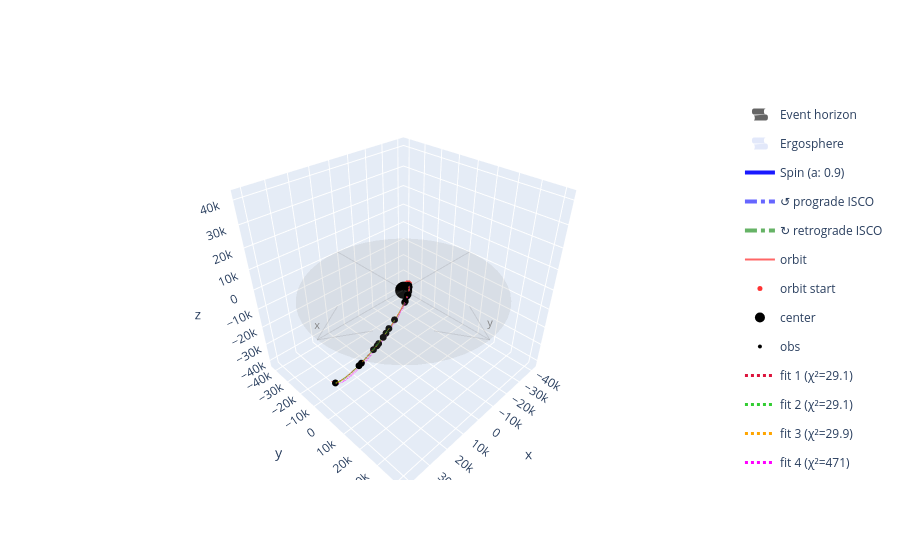

Notebook code for this chart:
### Code cell
def show_minimal_path(*ics_list, rel_bounds=0.1, maxiter=200, palette=None):
    """
    Run scipy minimization seeded from each provided initial condition,
    overlay all fitted paths in one plot, return chi² table.

    Each `ic` is any relatipy coordinate object. It is converted to Cartesian
    and used as the L-BFGS-B seed (bounds = seed ± rel_bounds · |seed|).
    Because t0 is a free parameter, constant time offsets between the seed
    and the truth are absorbed by the fit.

    Returns
    -------
    pandas.DataFrame
        One row per IC: seed index, χ², convergence flag, fitted params.
    """
    if not ics_list:
        raise ValueError("at least one initial condition required")

    plot = PlotKerr(kerr)
    plot.add_path(path)
    fig = plot.plot()
    pwe.add_to_figure(fig, color="black", name="obs")

    palette = palette or ["crimson", "limegreen", "orange",
                          "magenta", "cyan", "yellow", "deeppink"]
    rows = []

    for k, ic in enumerate(ics_list):
        seed = np.asarray(ic.convert_to("Cartesian").state_vector, dtype=float)
        bounds = [
            (v - rel_bounds * abs(v) if v != 0 else -1e-3,
             v + rel_bounds * abs(v) if v != 0 else  1e-3)
            for v in seed
        ]
        res = minimize(
            chi2, x0=seed, method="L-BFGS-B",
            bounds=bounds, options=dict(maxiter=maxiter),
        )
        fit_cart = build_path(res.x).convert_to("Cartesian").state_vector
        color = palette[k % len(palette)]
        fig.add_trace(go.Scatter3d(
            x=fit_cart[1], y=fit_cart[2], z=fit_cart[3],
            mode="lines",
            line=dict(color=color, width=3, dash="dot"),
            name=f"fit {k+1} (χ²={res.fun:.3g})",
        ))
        rows.append({
            "ic":         k + 1,
            "chi2":       res.fun,
            "converged":  bool(res.success),
            "n_iter":     res.nit,
            "fit_params": np.round(res.x, 6).tolist(),
        })

    fig.show()
    return pd.DataFrame(rows)


# Example: three seeds — perturbations of the truth IC in Cartesian.
truth = ics_s2.convert_to("Cartesian").state_vector
rng = np.random.default_rng(123)

ic1 = Cartesian(xs=truth[:4], vels=truth[4:], from_dxs_dt=True)                       # truth itself
ic2 = Cartesian(xs=truth[:4] * (1 + 0.03 * rng.standard_normal(4)),
                vels=truth[4:] * (1 + 0.03 * rng.standard_normal(3)),
                from_dxs_dt=True)                                                     # 3% perturb
ic3 = Cartesian(xs=truth[:4] * (1 + 0.07 * rng.standard_normal(4)),
                vels=truth[4:] * (1 + 0.07 * rng.standard_normal(3)),
                from_dxs_dt=True)                                                     # 7% perturb

show_minimal_path(ics_s2.convert_to("Cartesian"), ic1, ic2, ic3)

### Figure 1 — Plotly figure (JSON) as saved in the notebook; plotly's stock layout.template omitted (floating-point values rounded to 4 significant figures; data arrays with more than 128 entries replaced by an {"elided": "..."} marker saying what was removed)
{"data": [{"colorscale": [[0, "black"], [1, "black"]], "name": "Event horizon", "opacity": 0.6, "showlegend": true, "showscale": false, "type": "surface", "x": {"elided": "60x60 float values"}, "y": {"elided": "60x60 float values"}, "z": {"elided": "60x60 float values"}}, {"colorscale": [[0, "royalblue"], [1, "royalblue"]], "name": "Ergosphere", "opacity": 0.15, "showlegend": true, "showscale": false, "type": "surface", "x": {"elided": "60x60 float values"}, "y": {"elided": "60x60 float values"}, "z": {"elided": "60x60 float values"}}, {"legendgroup": "Spin (a: 0.9)", "line": {"color": "blue", "width": 4}, "mode": "lines", "name": "Spin (a: 0.9)", "opacity": 0.9, "showlegend": true, "type": "scatter3d", "x": [0, 0], "y": [0, 0], "z": [2, 11]}, {"legendgroup": "Spin (a: 0.9)", "line": {"color": "blue", "width": 4}, "mode": "lines", "opacity": 0.9, "showlegend": false, "type": "scatter3d", "x": [0, 0], "y": [0, 1.08], "z": [11, 9.2]}, {"legendgroup": "Spin (a: 0.9)", "line": {"color": "blue", "width": 4}, "mode": "lines", "opacity": 0.9, "showlegend": false, "type": "scatter3d", "x": [0, 0], "y": [0, -1.08], "z": [11, 9.2]}, {"legendgroup": "↺ prograde ISCO", "line": {"color": "blue", "dash": "dashdot", "width": 4}, "mode": "lines", "name": "↺ prograde ISCO", "opacity": 0.6, "type": "scatter3d", "x": [2.321, 2.318, 2.308, 2.292, 2.269, 2.24, 2.205, 2.164, 2.117, 2.064, 2.005, 1.94, 1.87, 1.795, 1.715, 1.63, 1.541, 1.447, 1.349, 1.248, 1.143, 1.035, 0.9234, 0.8098, 0.6938, 0.576, 0.4565, 0.3358, 0.2141, 0.09188, -0.03063, -0.1531, -0.2751, -0.3963, -0.5164, -0.6351, -0.7521, -0.8669, -0.9793, -1.089, -1.196, -1.299, -1.399, -1.494, -1.586, -1.673, -1.756, -1.833, -1.906, -1.973, -2.035, -2.091, -2.141, -2.186, -2.224, -2.256, -2.281, -2.301, -2.314, -2.32, -2.32, -2.314, -2.301, -2.281, -2.256, -2.224, -2.186, -2.141, -2.091, -2.035, -1.973, -1.906, -1.833, -1.756, -1.673, -1.586, -1.494, -1.399, -1.299, -1.196, -1.089, -0.9793, -0.8669, -0.7521, -0.6351, -0.5164, -0.3963, -0.2751, -0.1531, -0.03063, 0.09188, 0.2141, 0.3358, 0.4565, 0.576, 0.6938, 0.8098, 0.9234, 1.035, 1.143, 1.248, 1.349, 1.447, 1.541, 1.63, 1.715, 1.795, 1.87, 1.94, 2.005, 2.064, 2.117, 2.164, 2.205, 2.24, 2.269, 2.292, 2.308, 2.318, 2.321], "y": [0.0, 0.1225, 0.2446, 0.3661, 0.4865, 0.6056, 0.723, 0.8384, 0.9514, 1.062, 1.169, 1.273, 1.374, 1.471, 1.564, 1.652, 1.736, 1.815, 1.888, 1.957, 2.02, 2.078, 2.129, 2.175, 2.215, 2.248, 2.276, 2.296, 2.311, 2.319, 2.321, 2.316, 2.305, 2.287, 2.263, 2.232, 2.196, 2.153, 2.104, 2.05, 1.989, 1.923, 1.852, 1.776, 1.694, 1.608, 1.518, 1.423, 1.324, 1.222, 1.116, 1.007, 0.8952, 0.781, 0.6645, 0.5463, 0.4265, 0.3055, 0.1836, 0.06126, -0.06126, -0.1836, -0.3055, -0.4265, -0.5463, -0.6645, -0.781, -0.8952, -1.007, -1.116, -1.222, -1.324, -1.423, -1.518, -1.608, -1.694, -1.776, -1.852, -1.923, -1.989, -2.05, -2.104, -2.153, -2.196, -2.232, -2.263, -2.287, -2.305, -2.316, -2.321, -2.319, -2.311, -2.296, -2.276, -2.248, -2.215, -2.175, -2.129, -2.078, -2.02, -1.957, -1.888, -1.815, -1.736, -1.652, -1.564, -1.471, -1.374, -1.273, -1.169, -1.062, -0.9514, -0.8384, -0.723, -0.6056, -0.4865, -0.3661, -0.2446, -0.1225, -5.685e-16], "z": [0.0, 0.0, 0.0, 0.0, 0.0, 0.0, 0.0, 0.0, 0.0, 0.0, 0.0, 0.0, 0.0, 0.0, 0.0, 0.0, 0.0, 0.0, 0.0, 0.0, 0.0, 0.0, 0.0, 0.0, 0.0, 0.0, 0.0, 0.0, 0.0, 0.0, 0.0, 0.0, 0.0, 0.0, 0.0, 0.0, 0.0, 0.0, 0.0, 0.0, 0.0, 0.0, 0.0, 0.0, 0.0, 0.0, 0.0, 0.0, 0.0, 0.0, 0.0, 0.0, 0.0, 0.0, 0.0, 0.0, 0.0, 0.0, 0.0, 0.0, 0.0, 0.0, 0.0, 0.0, 0.0, 0.0, 0.0, 0.0, 0.0, 0.0, 0.0, 0.0, 0.0, 0.0, 0.0, 0.0, 0.0, 0.0, 0.0, 0.0, 0.0, 0.0, 0.0, 0.0, 0.0, 0.0, 0.0, 0.0, 0.0, 0.0, 0.0, 0.0, 0.0, 0.0, 0.0, 0.0, 0.0, 0.0, 0.0, 0.0, 0.0, 0.0, 0.0, 0.0, 0.0, 0.0, 0.0, 0.0, 0.0, 0.0, 0.0, 0.0, 0.0, 0.0, 0.0, 0.0, 0.0, 0.0, 0.0, 0.0]}, {"hoverinfo": "skip", "legendgroup": "↺ prograde ISCO", "line": {"color": "blue", "width": 4}, "mode": "lines", "opacity": 1, "showlegend": false, "type": "scatter3d", "x": [2.321, 2.237, null, 2.321, 2.404], "y": [0, -0.1393, null, 0, -0.1393], "z": [0, 0, null, 0, 0]}, {"hoverinfo": "skip", "legendgroup": "↺ prograde ISCO", "line": {"color": "blue", "width": 4}, "mode": "lines", "opacity": 1, "showlegend": false, "type": "scatter3d", "x": [1.641, 1.68, null, 1.641, 1.799], "y": [1.641, 1.484, null, 1.641, 1.602], "z": [0, 0, null, 0, 0]}, {"hoverinfo": "skip", "legendgroup": "↺ prograde ISCO", "line": {"color": "blue", "width": 4}, "mode": "lines", "opacity": 1, "showlegend": false, "type": "scatter3d", "x": [1.421e-16, 0.1393, null, 1.421e-16, 0.1393], "y": [2.321, 2.237, null, 2.321, 2.404], "z": [0, 0, null, 0, 0]}, {"hoverinfo": "skip", "legendgroup": "↺ prograde ISCO", "line": {"color": "blue", "width": 4}, "mode": "lines", "opacity": 1, "showlegend": false, "type": "scatter3d", "x": [-1.641, -1.484, null, -1.641, -1.602], "y": [1.641, 1.68, null, 1.641, 1.799], "z": [0, 0, null, 0, 0]}, {"hoverinfo": "skip", "legendgroup": "↺ prograde ISCO", "line": {"color": "blue", "width": 4}, "mode": "lines", "opacity": 1, "showlegend": false, "type": "scatter3d", "x": [-2.321, -2.237, null, -2.321, -2.404], "y": [2.842e-16, 0.1393, null, 2.842e-16, 0.1393], "z": [0, 0, null, 0, 0]}, {"hoverinfo": "skip", "legendgroup": "↺ prograde ISCO", "line": {"color": "blue", "width": 4}, "mode": "lines", "opacity": 1, "showlegend": false, "type": "scatter3d", "x": [-1.641, -1.68, null, -1.641, -1.799], "y": [-1.641, -1.484, null, -1.641, -1.602], "z": [0, 0, null, 0, 0]}, {"hoverinfo": "skip", "legendgroup": "↺ prograde ISCO", "line": {"color": "blue", "width": 4}, "mode": "lines", "opacity": 1, "showlegend": false, "type": "scatter3d", "x": [-4.263e-16, -0.1393, null, -4.263e-16, -0.1393], "y": [-2.321, -2.237, null, -2.321, -2.404], "z": [0, 0, null, 0, 0]}, {"hoverinfo": "skip", "legendgroup": "↺ prograde ISCO", "line": {"color": "blue", "width": 4}, "mode": "lines", "opacity": 1, "showlegend": false, "type": "scatter3d", "x": [1.641, 1.484, null, 1.641, 1.602], "y": [-1.641, -1.68, null, -1.641, -1.799], "z": [0, 0, null, 0, 0]}, {"legendgroup": "↻ retrograde ISCO", "line": {"color": "green", "dash": "dashdot", "width": 4}, "mode": "lines", "name": "↻ retrograde ISCO", "opacity": 0.6, "type": "scatter3d", "x": [8.717, 8.705, 8.669, 8.608, 8.524, 8.415, 8.284, 8.129, 7.951, 7.751, 7.53, 7.288, 7.025, 6.743, 6.442, 6.123, 5.787, 5.435, 5.068, 4.687, 4.292, 3.886, 3.468, 3.042, 2.606, 2.163, 1.715, 1.261, 0.8043, 0.3451, -0.1151, -0.5749, -1.033, -1.489, -1.94, -2.386, -2.825, -3.256, -3.678, -4.09, -4.491, -4.879, -5.253, -5.613, -5.957, -6.285, -6.595, -6.887, -7.159, -7.412, -7.644, -7.854, -8.043, -8.209, -8.352, -8.472, -8.569, -8.642, -8.69, -8.714, -8.714, -8.69, -8.642, -8.569, -8.472, -8.352, -8.209, -8.043, -7.854, -7.644, -7.412, -7.159, -6.887, -6.595, -6.285, -5.957, -5.613, -5.253, -4.879, -4.491, -4.09, -3.678, -3.256, -2.825, -2.386, -1.94, -1.489, -1.033, -0.5749, -0.1151, 0.3451, 0.8043, 1.261, 1.715, 2.163, 2.606, 3.042, 3.468, 3.886, 4.292, 4.687, 5.068, 5.435, 5.787, 6.123, 6.442, 6.743, 7.025, 7.288, 7.53, 7.751, 7.951, 8.129, 8.284, 8.415, 8.524, 8.608, 8.669, 8.705, 8.717], "y": [0.0, 0.4601, 0.9188, 1.375, 1.827, 2.275, 2.716, 3.149, 3.574, 3.988, 4.392, 4.783, 5.161, 5.525, 5.873, 6.205, 6.519, 6.816, 7.093, 7.35, 7.588, 7.803, 7.998, 8.17, 8.319, 8.445, 8.547, 8.626, 8.68, 8.711, 8.717, 8.698, 8.656, 8.589, 8.499, 8.385, 8.247, 8.086, 7.903, 7.698, 7.472, 7.224, 6.957, 6.67, 6.364, 6.041, 5.701, 5.345, 4.974, 4.589, 4.192, 3.782, 3.363, 2.933, 2.496, 2.052, 1.602, 1.147, 0.6897, 0.2301, -0.2301, -0.6897, -1.147, -1.602, -2.052, -2.496, -2.933, -3.363, -3.782, -4.192, -4.589, -4.974, -5.345, -5.701, -6.041, -6.364, -6.67, -6.957, -7.224, -7.472, -7.698, -7.903, -8.086, -8.247, -8.385, -8.499, -8.589, -8.656, -8.698, -8.717, -8.711, -8.68, -8.626, -8.547, -8.445, -8.319, -8.17, -7.998, -7.803, -7.588, -7.35, -7.093, -6.816, -6.519, -6.205, -5.873, -5.525, -5.161, -4.783, -4.392, -3.988, -3.574, -3.149, -2.716, -2.275, -1.827, -1.375, -0.9188, -0.4601, -2.135e-15], "z": [0.0, 0.0, 0.0, 0.0, 0.0, 0.0, 0.0, 0.0, 0.0, 0.0, 0.0, 0.0, 0.0, 0.0, 0.0, 0.0, 0.0, 0.0, 0.0, 0.0, 0.0, 0.0, 0.0, 0.0, 0.0, 0.0, 0.0, 0.0, 0.0, 0.0, 0.0, 0.0, 0.0, 0.0, 0.0, 0.0, 0.0, 0.0, 0.0, 0.0, 0.0, 0.0, 0.0, 0.0, 0.0, 0.0, 0.0, 0.0, 0.0, 0.0, 0.0, 0.0, 0.0, 0.0, 0.0, 0.0, 0.0, 0.0, 0.0, 0.0, 0.0, 0.0, 0.0, 0.0, 0.0, 0.0, 0.0, 0.0, 0.0, 0.0, 0.0, 0.0, 0.0, 0.0, 0.0, 0.0, 0.0, 0.0, 0.0, 0.0, 0.0, 0.0, 0.0, 0.0, 0.0, 0.0, 0.0, 0.0, 0.0, 0.0, 0.0, 0.0, 0.0, 0.0, 0.0, 0.0, 0.0, 0.0, 0.0, 0.0, 0.0, 0.0, 0.0, 0.0, 0.0, 0.0, 0.0, 0.0, 0.0, 0.0, 0.0, 0.0, 0.0, 0.0, 0.0, 0.0, 0.0, 0.0, 0.0, 0.0]}, {"hoverinfo": "skip", "legendgroup": "↻ retrograde ISCO", "line": {"color": "green", "width": 4}, "mode": "lines", "opacity": 1, "showlegend": false, "type": "scatter3d", "x": [8.717, 9.031, null, 8.717, 8.404], "y": [0, 0.523, null, 0, 0.523], "z": [0, 0, null, 0, 0]}, {"hoverinfo": "skip", "legendgroup": "↻ retrograde ISCO", "line": {"color": "green", "width": 4}, "mode": "lines", "opacity": 1, "showlegend": false, "type": "scatter3d", "x": [6.164, 6.016, null, 6.164, 5.572], "y": [6.164, 6.756, null, 6.164, 6.312], "z": [0, 0, null, 0, 0]}, {"hoverinfo": "skip", "legendgroup": "↻ retrograde ISCO", "line": {"color": "green", "width": 4}, "mode": "lines", "opacity": 1, "showlegend": false, "type": "scatter3d", "x": [5.338e-16, -0.523, null, 5.338e-16, -0.523], "y": [8.717, 9.031, null, 8.717, 8.404], "z": [0, 0, null, 0, 0]}, {"hoverinfo": "skip", "legendgroup": "↻ retrograde ISCO", "line": {"color": "green", "width": 4}, "mode": "lines", "opacity": 1, "showlegend": false, "type": "scatter3d", "x": [-6.164, -6.756, null, -6.164, -6.312], "y": [6.164, 6.016, null, 6.164, 5.572], "z": [0, 0, null, 0, 0]}, {"hoverinfo": "skip", "legendgroup": "↻ retrograde ISCO", "line": {"color": "green", "width": 4}, "mode": "lines", "opacity": 1, "showlegend": false, "type": "scatter3d", "x": [-8.717, -9.031, null, -8.717, -8.404], "y": [1.068e-15, -0.523, null, 1.068e-15, -0.523], "z": [0, 0, null, 0, 0]}, {"hoverinfo": "skip", "legendgroup": "↻ retrograde ISCO", "line": {"color": "green", "width": 4}, "mode": "lines", "opacity": 1, "showlegend": false, "type": "scatter3d", "x": [-6.164, -6.016, null, -6.164, -5.572], "y": [-6.164, -6.756, null, -6.164, -6.312], "z": [0, 0, null, 0, 0]}, {"hoverinfo": "skip", "legendgroup": "↻ retrograde ISCO", "line": {"color": "green", "width": 4}, "mode": "lines", "opacity": 1, "showlegend": false, "type": "scatter3d", "x": [-1.601e-15, 0.523, null, -1.601e-15, 0.523], "y": [-8.717, -9.031, null, -8.717, -8.404], "z": [0, 0, null, 0, 0]}, {"hoverinfo": "skip", "legendgroup": "↻ retrograde ISCO", "line": {"color": "green", "width": 4}, "mode": "lines", "opacity": 1, "showlegend": false, "type": "scatter3d", "x": [6.164, 6.756, null, 6.164, 6.312], "y": [-6.164, -6.016, null, -6.164, -5.572], "z": [0, 0, null, 0, 0]}, {"line": {"color": "red", "width": 2}, "mode": "lines", "name": "orbit", "opacity": 0.6, "type": "scatter3d", "x": {"elided": "2309 float values"}, "y": {"elided": "2309 float values"}, "z": {"elided": "2309 float values"}}, {"marker": {"color": "red", "opacity": 0.8, "size": 5}, "mode": "markers", "name": "orbit start", "type": "scatter3d", "x": [-2175.0], "y": [374.0], "z": [1899.0]}, {"anchor": "tail", "colorscale": [[0, "red"], [1, "red"]], "name": "orbit end", "opacity": 0.8, "showscale": false, "sizemode": "absolute", "sizeref": 1.667, "type": "cone", "u": [-0.0005528], "v": [-0.001352], "w": [-0.0004972], "x": [36030.0], "y": [-5979.0], "z": [-31300.0]}, {"colorscale": [[0, "gray"], [1, "gray"]], "opacity": 0.08, "showscale": false, "type": "surface", "x": {"elided": "50x50 float values"}, "y": {"elided": "50x50 float values"}, "z": {"elided": "50x50 float values"}}, {"marker": {"color": "black", "opacity": 1, "size": 10}, "mode": "markers", "name": "center", "type": "scatter3d", "x": [0], "y": [0], "z": [0]}, {"legendgroup": "equatorial_axes", "line": {"color": "gray", "width": 2}, "mode": "lines", "name": "x", "opacity": 0.2, "showlegend": false, "type": "scatter3d", "x": [-43790.0, 43790.0], "y": [0, 0], "z": [0, 0]}, {"legendgroup": "equatorial_axes", "line": {"color": "gray", "width": 2}, "mode": "lines", "name": "x", "opacity": 0.2, "showlegend": false, "type": "scatter3d", "x": [43790.0, 26270.0], "y": [0, 10510.0], "z": [0, 0]}, {"legendgroup": "equatorial_axes", "line": {"color": "gray", "width": 2}, "mode": "lines", "name": "x", "opacity": 0.2, "showlegend": false, "type": "scatter3d", "x": [43790.0, 26270.0], "y": [0, -10510.0], "z": [0, 0]}, {"legendgroup": "equatorial_axes", "mode": "text", "name": "x", "showlegend": false, "text": ["x"], "textfont": {"color": "gray", "size": 11}, "type": "scatter3d", "x": [43790.0], "y": [0], "z": [0]}, {"legendgroup": "equatorial_axes", "line": {"color": "gray", "width": 2}, "mode": "lines", "name": "y", "opacity": 0.2, "showlegend": false, "type": "scatter3d", "x": [0, 0], "y": [-43790.0, 43790.0], "z": [0, 0]}, {"legendgroup": "equatorial_axes", "line": {"color": "gray", "width": 2}, "mode": "lines", "name": "y", "opacity": 0.2, "showlegend": false, "type": "scatter3d", "x": [0, 10510.0], "y": [43790.0, 26270.0], "z": [0, 0]}, {"legendgroup": "equatorial_axes", "line": {"color": "gray", "width": 2}, "mode": "lines", "name": "y", "opacity": 0.2, "showlegend": false, "type": "scatter3d", "x": [0, -10510.0], "y": [43790.0, 26270.0], "z": [0, 0]}, {"legendgroup": "equatorial_axes", "mode": "text", "name": "y", "showlegend": false, "text": ["y"], "textfont": {"color": "gray", "size": 11}, "type": "scatter3d", "x": [0], "y": [43790.0], "z": [0]}, {"error_x": {"array": [126.2, 126.2, 126.2, 126.2, 126.2, 126.2, 126.2, 126.2, 126.2, 126.2, 126.2, 126.2, 126.2, 126.2, 126.2, 126.2, 126.2, 126.2, 126.2, 126.2], "type": "data", "visible": true}, "error_y": {"array": [126.2, 126.2, 126.2, 126.2, 126.2, 126.2, 126.2, 126.2, 126.2, 126.2, 126.2, 126.2, 126.2, 126.2, 126.2, 126.2, 126.2, 126.2, 126.2, 126.2], "type": "data", "visible": true}, "error_z": {"array": [126.2, 126.2, 126.2, 126.2, 126.2, 126.2, 126.2, 126.2, 126.2, 126.2, 126.2, 126.2, 126.2, 126.2, 126.2, 126.2, 126.2, 126.2, 126.2, 126.2], "type": "data", "visible": true}, "marker": {"color": "black", "size": 4}, "mode": "markers", "name": "obs", "type": "scatter3d", "x": [-1610.0, -1616.0, -1741.0, -1512.0, -1143.0, 2570.0, 2804.0, 3125.0, 5322.0, 5721.0, 12640.0, 15900.0, 17440.0, 19040.0, 21260.0, 22050.0, 23590.0, 28770.0, 29660.0, 36540.0], "y": [1026.0, 1225.0, 1331.0, 1557.0, 2087.0, 5073.0, 5011.0, 5207.0, 6298.0, 6335.0, 7600.0, 7743.0, 7710.0, 7774.0, 7435.0, 7360.0, 6900.0, 5316.0, 4803.0, -2775.0], "z": [2185.0, 2049.0, 2095.0, 2122.0, 2077.0, 1505.0, 1325.0, 1223.0, 290.5, 40.63, -4193.0, -6638.0, -8090.0, -9227.0, -11320.0, -12000.0, -13330.0, -18160.0, -19270.0, -29520.0]}, {"line": {"color": "crimson", "dash": "dot", "width": 3}, "mode": "lines", "name": "fit 1 (χ²=29.1)", "type": "scatter3d", "x": {"elided": "2261 float values"}, "y": {"elided": "2261 float values"}, "z": {"elided": "2261 float values"}}, {"line": {"color": "limegreen", "dash": "dot", "width": 3}, "mode": "lines", "name": "fit 2 (χ²=29.1)", "type": "scatter3d", "x": {"elided": "2261 float values"}, "y": {"elided": "2261 float values"}, "z": {"elided": "2261 float values"}}, {"line": {"color": "orange", "dash": "dot", "width": 3}, "mode": "lines", "name": "fit 3 (χ²=29.9)", "type": "scatter3d", "x": {"elided": "2261 float values"}, "y": {"elided": "2261 float values"}, "z": {"elided": "2261 float values"}}, {"line": {"color": "magenta", "dash": "dot", "width": 3}, "mode": "lines", "name": "fit 4 (χ²=471)", "type": "scatter3d", "x": {"elided": "2242 float values"}, "y": {"elided": "2242 float values"}, "z": {"elided": "2242 float values"}}], "layout": {"scene": {"aspectmode": "cube", "xaxis": {"range": [-43790.0, 43790.0]}, "yaxis": {"range": [-43790.0, 43790.0]}, "zaxis": {"range": [-43790.0, 43790.0]}}}}
